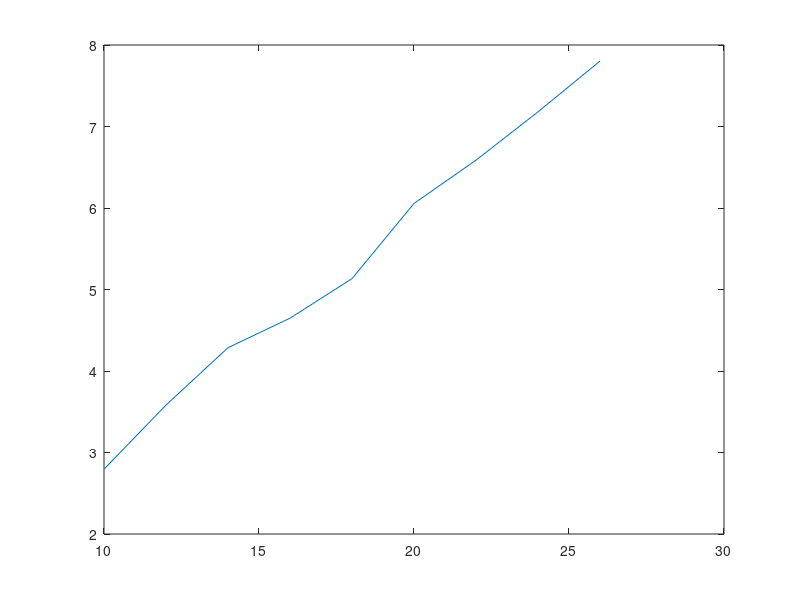

Source code (MATLAB):
u =(10:2:26);
i =[0.065 0.081 0.099 0.117 0.137 0.156 0.177 0.200 0.220];
v1=[2.795 3.582 4.286 4.648 5.133 6.056 6.587 7.180 7.803];
r=0.5*103.84*10^(-3);
s=pi*r*r;
rho=1.185;
p0=u.*i
p1=0.5.*rho.*s.*(v1.^3)
ita=p1./p0

plot(u, v1);
